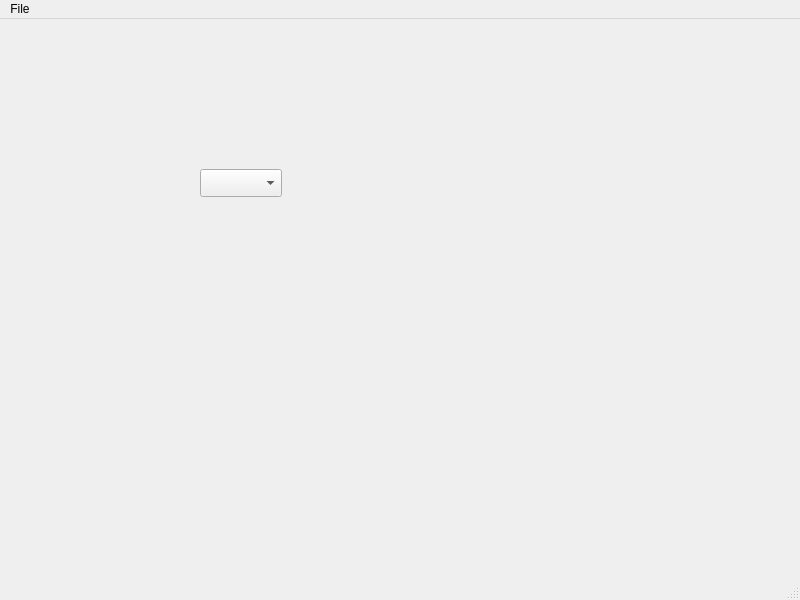
<?xml version="1.0" encoding="UTF-8"?>
<ui version="4.0">
 <class>MainWindow</class>
 <widget class="QMainWindow" name="MainWindow">
  <property name="geometry">
   <rect>
    <x>0</x>
    <y>0</y>
    <width>800</width>
    <height>600</height>
   </rect>
  </property>
  <property name="windowTitle">
   <string>MainWindow</string>
  </property>
  <widget class="QWidget" name="centralwidget">
   <widget class="QComboBox" name="comboBox">
    <property name="geometry">
     <rect>
      <x>200</x>
      <y>150</y>
      <width>82</width>
      <height>28</height>
     </rect>
    </property>
   </widget>
  </widget>
  <widget class="QMenuBar" name="menubar">
   <property name="geometry">
    <rect>
     <x>0</x>
     <y>0</y>
     <width>800</width>
     <height>21</height>
    </rect>
   </property>
   <widget class="QMenu" name="menuFile">
    <property name="title">
     <string>File</string>
    </property>
    <addaction name="actionNew"/>
    <addaction name="actionopen"/>
    <addaction name="actionexit"/>
   </widget>
   <addaction name="menuFile"/>
  </widget>
  <widget class="QStatusBar" name="statusbar"/>
  <action name="actionNew">
   <property name="icon">
    <iconset resource="Resource.qrc">
     <normaloff>:/rec/img/IMG_20241005_152639591.jpg</normaloff>:/rec/img/IMG_20241005_152639591.jpg</iconset>
   </property>
   <property name="text">
    <string>New</string>
   </property>
  </action>
  <action name="actionopen">
   <property name="icon">
    <iconset resource="Resource.qrc">
     <normaloff>:/rec/img/IMG_20241005_173805242_HDR.jpg</normaloff>:/rec/img/IMG_20241005_173805242_HDR.jpg</iconset>
   </property>
   <property name="text">
    <string>open</string>
   </property>
  </action>
  <action name="actionexit">
   <property name="icon">
    <iconset resource="Resource.qrc">
     <normaloff>:/rec/img/IMG_20241006_115128556_HDR.jpg</normaloff>:/rec/img/IMG_20241006_115128556_HDR.jpg</iconset>
   </property>
   <property name="text">
    <string>exit</string>
   </property>
  </action>
 </widget>
 <resources>
  <include location="Resource.qrc"/>
 </resources>
 <connections/>
</ui>
